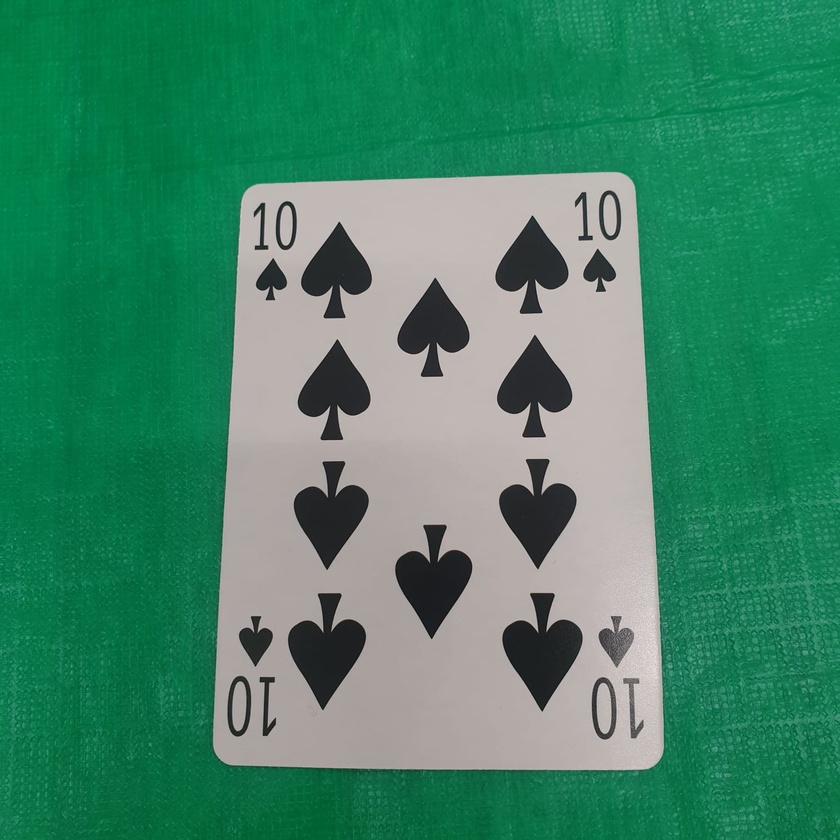
#> input picture retos_examenes/examen parcial/data/templates/picas/10.jpg, 840 x 840 px, shrunk from 1512 x 1512 before the run, given as the content of the folder data/raw, which was not available
$ python generate_templates.py
#> lines starting #> are read from the running program, lines starting #| are printed output that depends on the picture; after the words box and inside, x2 and y2 are one past the last pixel; in counts of white or black regions, pixels touching at a corner belong together; pictures that were not available may be replaced by others from this repository, and a replacement may not be noted
#> in main, img_bgr is the input picture: shape (840, 840, 3); mean B, G, R 103.1, 132.9, 63.5
### retos_examenes/examen parcial/src/segmentacion.py
import cv2
import numpy as np
from pathlib import Path
from src.config import CORNER_CROP

CARD_WIDTH = 200
CARD_HEIGHT = 300

def detect_cards_in_image(img_bgr, img_name="img", start_idx=0, processed_path: Path = None):
#> called with img_name = '10', start_idx = 0
    gray = cv2.cvtColor(img_bgr, cv2.COLOR_BGR2GRAY)
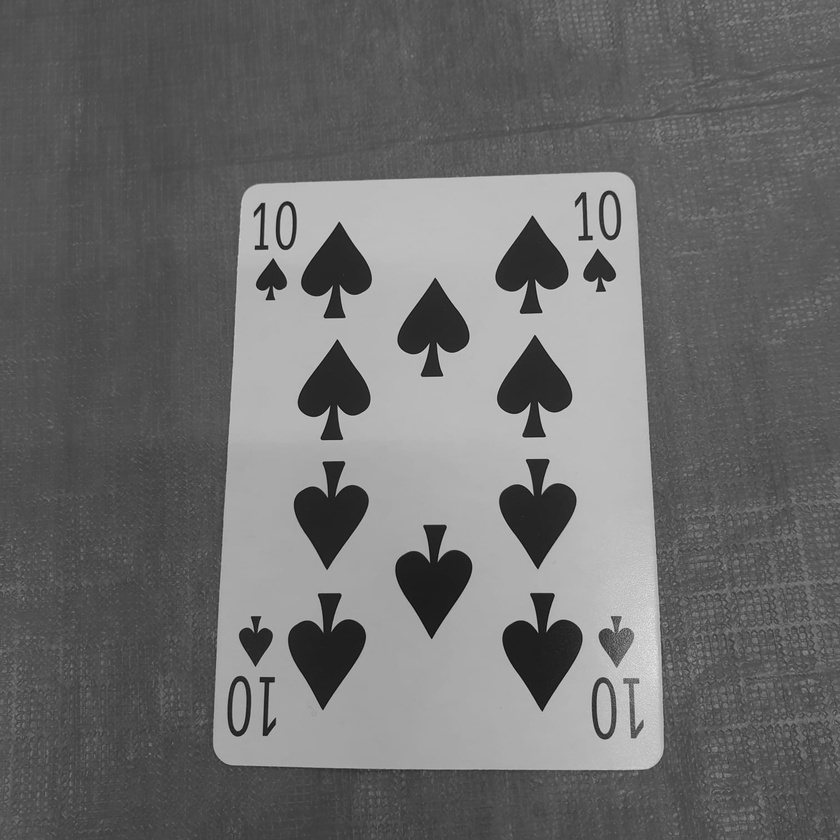
#> gray: shape (840, 840); min 2, max 229, mean 108.7
    ret, thresh = cv2.threshold(gray, 120, 255, cv2.THRESH_BINARY)
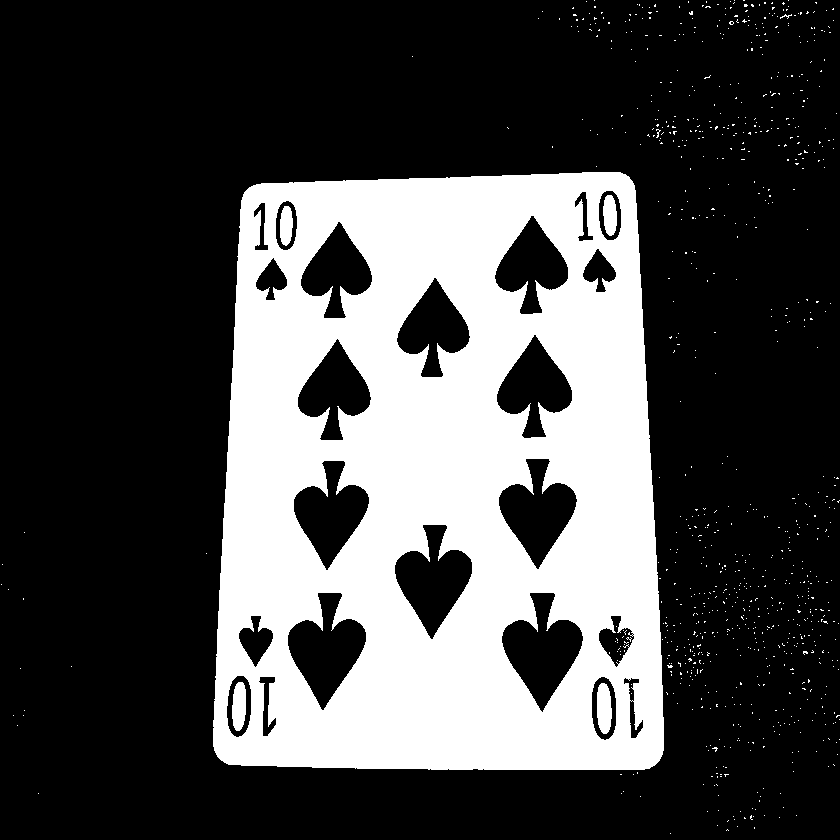
#> thresh: shape (840, 840); 28.9% white; 875 white regions (869 under 20 px)
    contours, _ = cv2.findContours(thresh, cv2.RETR_EXTERNAL, cv2.CHAIN_APPROX_SIMPLE)
#> contours = 851 contours, 850 with area under 20; largest, box (x1, y1, x2, y2) and area: (213, 172, 664, 770) 249861

    warps = []
    warp_idx = start_idx

    for cnt in contours:
        area = cv2.contourArea(cnt)
        if area < 10000:
            continue

        rect = cv2.minAreaRect(cnt)
        box = cv2.boxPoints(rect).astype(np.float32)

        w, h = rect[1]
        angle = rect[2]
        if w > h:
            w, h = h, w
            angle += 90

        dst_pts = np.array([[0, 0], [CARD_WIDTH-1, 0], [CARD_WIDTH-1, CARD_HEIGHT-1], [0, CARD_HEIGHT-1]], dtype="float32")
        M = cv2.getPerspectiveTransform(box, dst_pts)
        warp = cv2.warpPerspective(img_bgr, M, (CARD_WIDTH, CARD_HEIGHT))

        # Extraer corner según CORNER_CROP
        y1, y2, x1, x2 = CORNER_CROP
        corner = warp[y1:y2, x1:x2]

        warp_name = f"{img_name}_warp_{warp_idx:03d}.png"
        warps.append({"warped": warp, "corner": corner, "warp_path": warp_name, "approx": box.astype(np.int32)})

        if processed_path is not None:
            processed_path.mkdir(parents=True, exist_ok=True)
            warp_rgb = cv2.cvtColor(warp, cv2.COLOR_BGR2RGB)
            cv2.imwrite(str(processed_path / warp_name), warp_rgb)

        warp_idx += 1
#> this loop made 851 passes
#> (area, w, h, angle) on pass 566: (249861, 450, 597, 0)
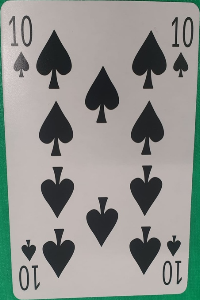
#> warp: shape (300, 200, 3); mean B, G, R 143.3, 148.1, 146
#> after the loop, warp_idx = 1; warps = 1 item

    return warps, thresh, warp_idx

### retos_examenes/examen parcial/src/generate_templates.py
"""
Genera templates automáticos usando corners extraídos de los warps.
"""
import cv2
from pathlib import Path
from src.segmentacion import detect_cards_in_image
from src.config import TEMPLATES_DIR, RAW_DIR, CORNER_CROP

ACCEPTED_EXTENSIONS = {".png", ".jpg", ".jpeg", ".bmp"}

def main():
    raw_path = Path(RAW_DIR)

    for img_path in sorted(raw_path.glob("*.*")):
        if img_path.suffix.lower() not in ACCEPTED_EXTENSIONS:
            continue
        img_bgr = cv2.imread(str(img_path))
        if img_bgr is None:
            continue

        warps, _, _ = detect_cards_in_image(img_bgr, img_name=img_path.stem)
#> warps = 1 item

        for w in warps:
            corner = w['corner']
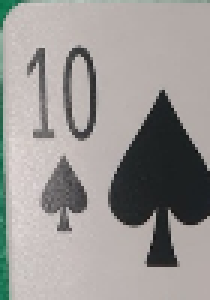
#> corner: shape (100, 70, 3) (shown 3 times larger); mean of channels 0, 1, 2 149.3, 151.9, 155.4; drawn as B, G, R
            cv2.imshow("Corner", corner)
            cv2.waitKey(1)

            # Input de rank y palo
#> (the run stopped early here; a loop or call above may not have finished)

$ run again, on retos_examenes/examen parcial/data/templates/picas/2_warp_001.png
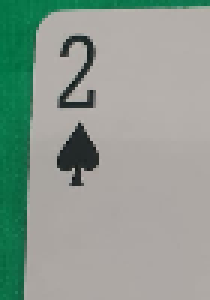
#> input picture retos_examenes/examen parcial/data/templates/picas/2_warp_001.png, 70 x 100 px, given as the content of the folder data/raw, which was not available (shown 3 times larger)
#> in main, img_bgr is the input picture: shape (100, 70, 3); mean B, G, R 145.7, 155.9, 142.3
#> in detect_cards_in_image, `gray = cv2.cvtColor(img_bgr, cv2.COLOR_BGR2GRAY)`:
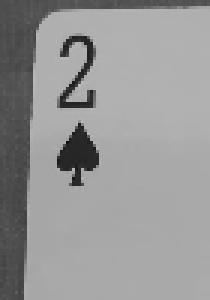
#> gray: shape (100, 70) (shown 3 times larger); min 20, max 189, mean 150.6
#> in detect_cards_in_image, `ret, thresh = cv2.threshold(gray, 120, 255, cv2.THRESH_BINARY)`:
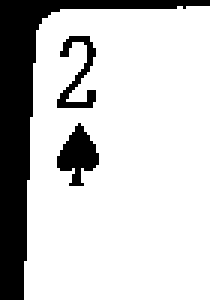
#> thresh: shape (100, 70) (shown 3 times larger); 78.9% white; 3 black regions
#> contours = 1 contour; box (x1, y1, x2, y2) and area: (8, 2, 70, 100) 5652
#> the loop in detect_cards_in_image, `for cnt in contours:` made 1 pass
#> area on pass 1: 5652
#> after the loop in detect_cards_in_image, `for cnt in contours:`: warp_idx = 0; warps = []

$ run again, on retos_examenes/examen parcial/data/templates/picas/3.jpg
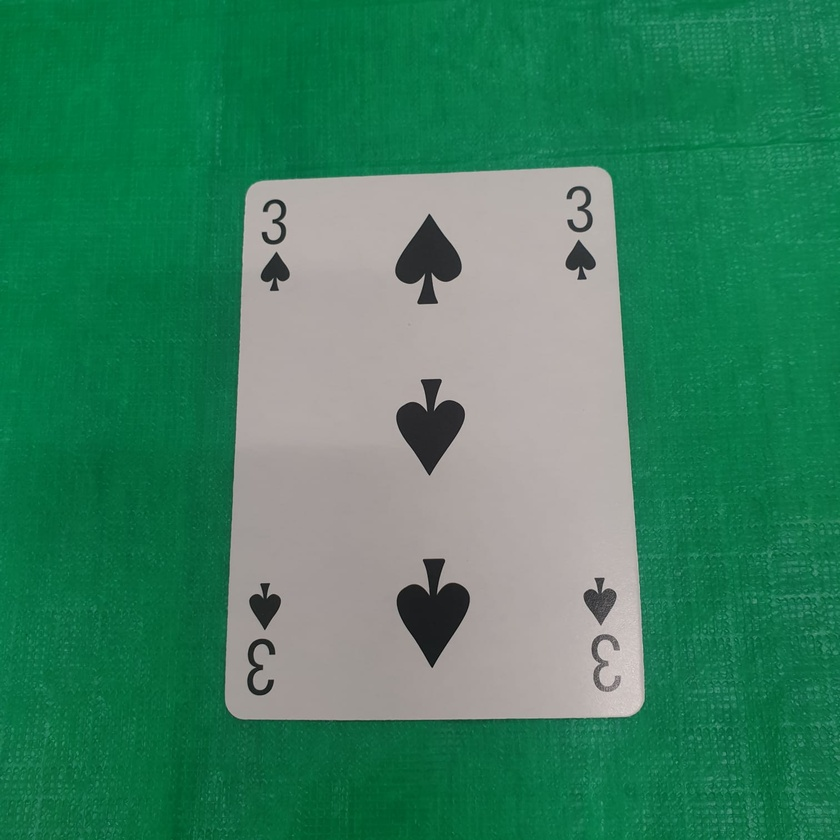
#> input picture retos_examenes/examen parcial/data/templates/picas/3.jpg, 840 x 840 px, shrunk from 1512 x 1512 before the run, given as the content of the folder data/raw, which was not available
#> in main, img_bgr is the input picture: shape (840, 840, 3); mean B, G, R 97.1, 129, 57.7
#> in detect_cards_in_image, `ret, thresh = cv2.threshold(gray, 120, 255, cv2.THRESH_BINARY)`:
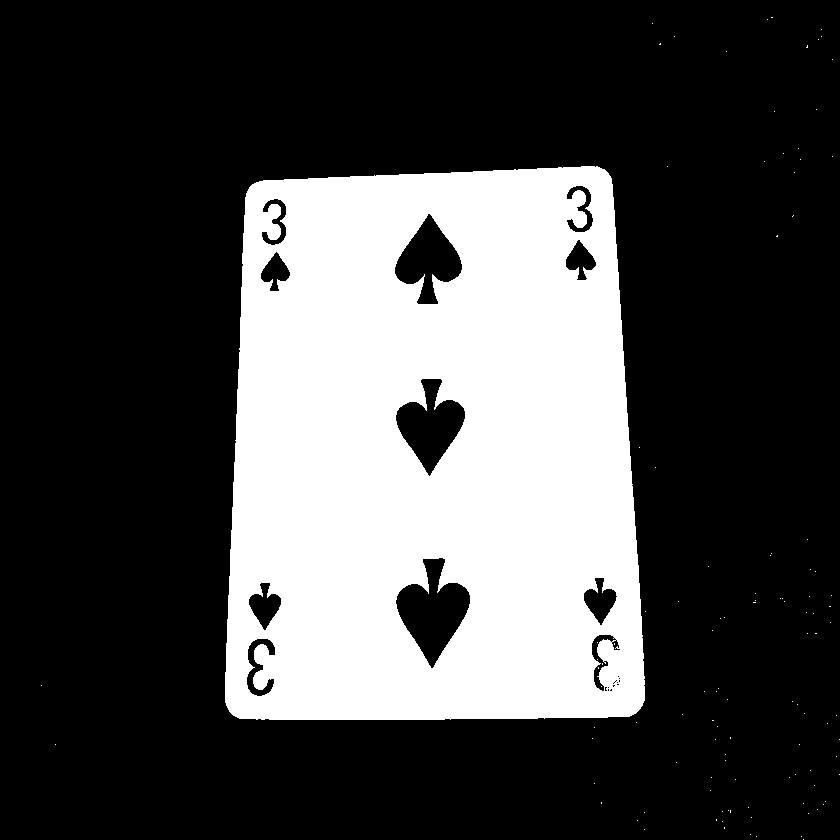
#> thresh: shape (840, 840); 28.3% white; 111 white regions (110 under 20 px)
#> contours = 105 contours, 104 with area under 20; largest, box (x1, y1, x2, y2) and area: (225, 166, 645, 720) 214300
#> the loop in detect_cards_in_image, `for cnt in contours:` made 105 passes
#> cnt on passes 1 to 8: [[803, 839]], [[801, 836]], [[756, 836]], [[750, 834]], [[644, 829]], [[724, 827], [724, 828]], [[722, 821]], [[637, 820]]
#> after the loop in detect_cards_in_image, `for cnt in contours:`: warp_idx = 1; warps = 1 item
#> in main, `corner = w['corner']`:
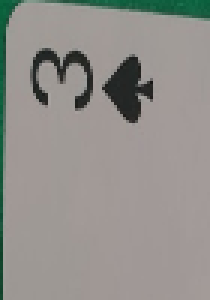
#> corner: shape (100, 70, 3) (shown 3 times larger); mean of channels 0, 1, 2 140.3, 144.6, 147.1; drawn as B, G, R
